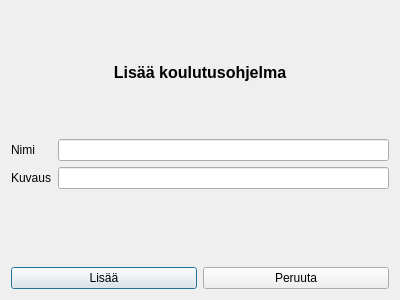
<?xml version="1.0" encoding="UTF-8"?>
<ui version="4.0">
 <class>AddProgramDialog</class>
 <widget class="QDialog" name="AddProgramDialog">
  <property name="geometry">
   <rect>
    <x>0</x>
    <y>0</y>
    <width>400</width>
    <height>300</height>
   </rect>
  </property>
  <property name="windowTitle">
   <string>Dialog</string>
  </property>
  <layout class="QVBoxLayout" name="verticalLayout">
   <item>
    <widget class="QLabel" name="label">
     <property name="font">
      <font>
       <pointsize>12</pointsize>
       <bold>true</bold>
      </font>
     </property>
     <property name="text">
      <string>Lisää koulutusohjelma</string>
     </property>
     <property name="alignment">
      <set>Qt::AlignmentFlag::AlignCenter</set>
     </property>
    </widget>
   </item>
   <item>
    <layout class="QFormLayout" name="formLayout">
     <item row="0" column="1">
      <widget class="QLineEdit" name="nimiLineEdit">
       <property name="toolTip">
        <string>&lt;html&gt;&lt;head/&gt;&lt;body&gt;&lt;p&gt;Nimi&lt;/p&gt;&lt;/body&gt;&lt;/html&gt;</string>
       </property>
       <property name="text">
        <string/>
       </property>
       <property name="placeholderText">
        <string/>
       </property>
      </widget>
     </item>
     <item row="1" column="1">
      <widget class="QLineEdit" name="kuvausLineEdit"/>
     </item>
     <item row="0" column="0">
      <widget class="QLabel" name="nimiLabel">
       <property name="text">
        <string>Nimi</string>
       </property>
      </widget>
     </item>
     <item row="1" column="0">
      <widget class="QLabel" name="kuvausLabel">
       <property name="text">
        <string>Kuvaus</string>
       </property>
      </widget>
     </item>
    </layout>
   </item>
   <item>
    <layout class="QHBoxLayout" name="horizontalLayout">
     <item>
      <widget class="QPushButton" name="addButton">
       <property name="text">
        <string>Lisää</string>
       </property>
       <property name="autoDefault">
        <bool>false</bool>
       </property>
       <property name="default">
        <bool>true</bool>
       </property>
      </widget>
     </item>
     <item>
      <widget class="QPushButton" name="cancelButton">
       <property name="text">
        <string>Peruuta</string>
       </property>
       <property name="autoDefault">
        <bool>false</bool>
       </property>
      </widget>
     </item>
    </layout>
   </item>
  </layout>
 </widget>
 <resources/>
 <connections>
  <connection>
   <sender>cancelButton</sender>
   <signal>clicked()</signal>
   <receiver>AddProgramDialog</receiver>
   <slot>reject()</slot>
   <hints>
    <hint type="sourcelabel">
     <x>296</x>
     <y>276</y>
    </hint>
    <hint type="destinationlabel">
     <x>199</x>
     <y>149</y>
    </hint>
   </hints>
  </connection>
  <connection>
   <sender>addButton</sender>
   <signal>clicked()</signal>
   <receiver>AddProgramDialog</receiver>
   <slot>onAddClicked()</slot>
   <hints>
    <hint type="sourcelabel">
     <x>65</x>
     <y>274</y>
    </hint>
    <hint type="destinationlabel">
     <x>58</x>
     <y>223</y>
    </hint>
   </hints>
  </connection>
 </connections>
 <slots>
  <signal>signal1()</signal>
  <slot>onAddClicked()</slot>
 </slots>
</ui>
